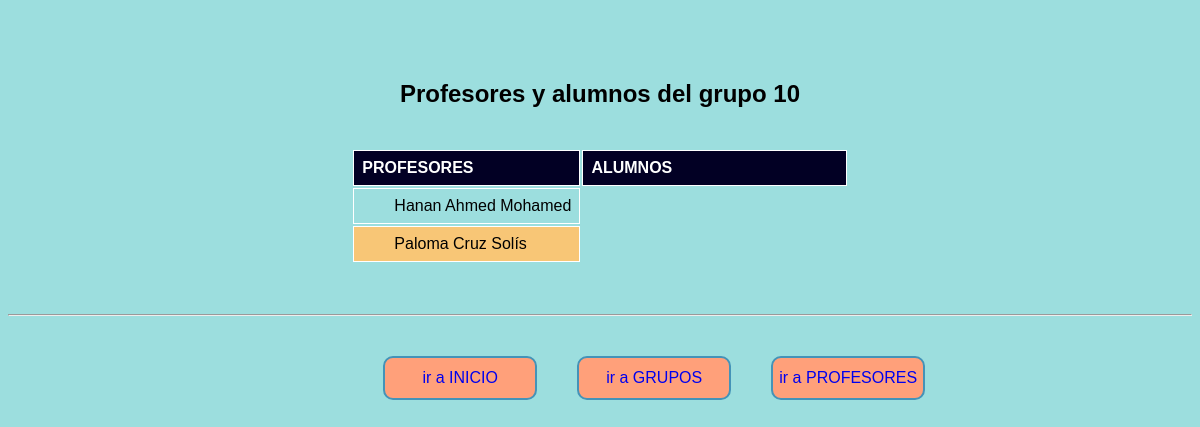
The page /murallas_reales/consulta_detalleGrupo.php?idgrupo=10 on the database its author committed.
### tables this page shows
CREATE TABLE `alumno` (
  `id_alumno` int(11) NOT NULL,
  `id_grupo` int(11) NOT NULL,
  `nombre` varchar(50) NOT NULL,
  `apellidos` varchar(100) NOT NULL,
  `expediente` int(6) NOT NULL,
  `telefono` varchar(12) DEFAULT NULL,
  `email` varchar(100) DEFAULT NULL
);

### murallas_reales/consulta_detalleGrupo.php (the view, shortened to what this page needs)
<!DOCTYPE html>
<html lang="en">
<head>
    <link rel="stylesheet" href="./estilo.css">
</head>
<?php
include_once "./conectar.php";
$idgrupo = $_GET['idgrupo'];
echo "<h2>Profesores y alumnos del grupo ".$idgrupo."</h2>";
echo "<section>";
echo "<table class='igual_igual'>";
echo "<tr><th>PROFESORES</th><th>ALUMNOS</th></tr>";
$sql = "SELECT * FROM Alumno WHERE id_grupo =$idgrupo";
$resultado = $conexion->query($sql);
if ($resultado->num_rows > 0) {
    while ($row = $resultado->fetch_assoc()) {
        echo "<td>".$row["nombre"]." ".$row["apellidos"].
        "</td>";
    }
}
echo "</table>";
echo "</section>";
?>
<hr>
<nav>
    <div><a href="./index.php">ir a INICIO</a></div>
    <div><a href="./consulta_grupos.php">ir a GRUPOS</a></div>
    <div><a href="./consulta_profesores.php">ir a PROFESORES</a></div>
</nav>

### murallas_reales/estilo.css (style rules this page uses)
* { font-family: Verdana, Geneva, Tahoma, sans-serif; }
a:link, a:visited, a:active { text-decoration:none; }
p, h2 { text-align: center; }
h2 { padding-top: 60px; }
section { width: 70%; margin: 40px 15% 50px 15%; display: flex; justify-content: center; align-items: center; }
nav { margin: 40px 30% 0 30%; width: 40%; display: flex; justify-content: space-between; align-items: center; }
nav div { min-width: 150px; height: 40px; border: solid rgb(68, 147, 184) 2px; margin: 0 20px 0 20px; border-radius: 10px; background-color:lightsalmon; display: flex; justify-content: center; align-items: center; }
table { border-collapse: separate; width: 60%; align-items: center; }
td, th { border: 1px solid white; text-align: left; padding: 8px; }
th { background-color: rgba(2,0,36,1); color: white; }
tr:nth-child(odd) { background-color: rgb(248, 198, 118); }
td { white-space: nowrap; width: 50px; text-align: center; }
td:first-child { width: 180px; text-align: left; padding-left: 40px; }
table.igual_igual td { white-space: nowrap; width: 50px; text-align: left; padding-left: 40px; }

### rows shown on the page
alumno: nombre "Hanan", apellidos "Ahmed Mohamed"
alumno: nombre "Paloma", apellidos "Cruz Solís"

### other values the page prints
$idgrupo "10"
